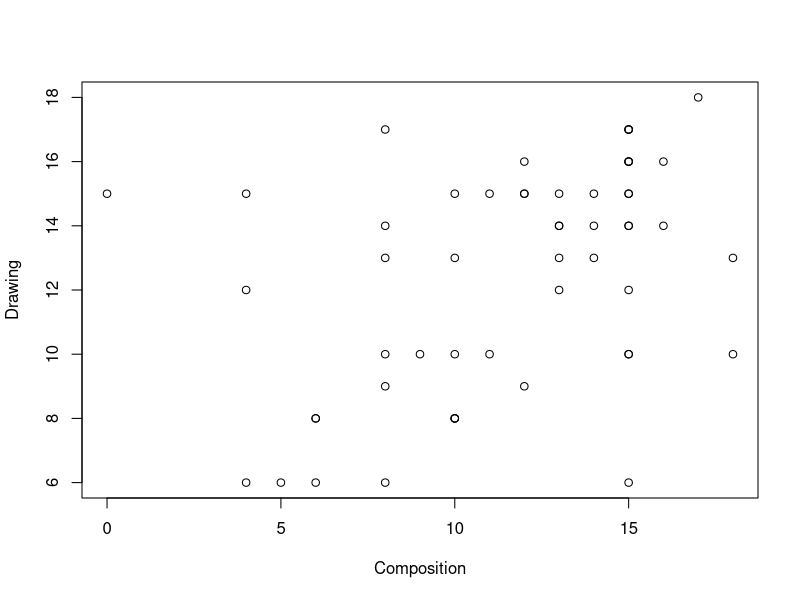
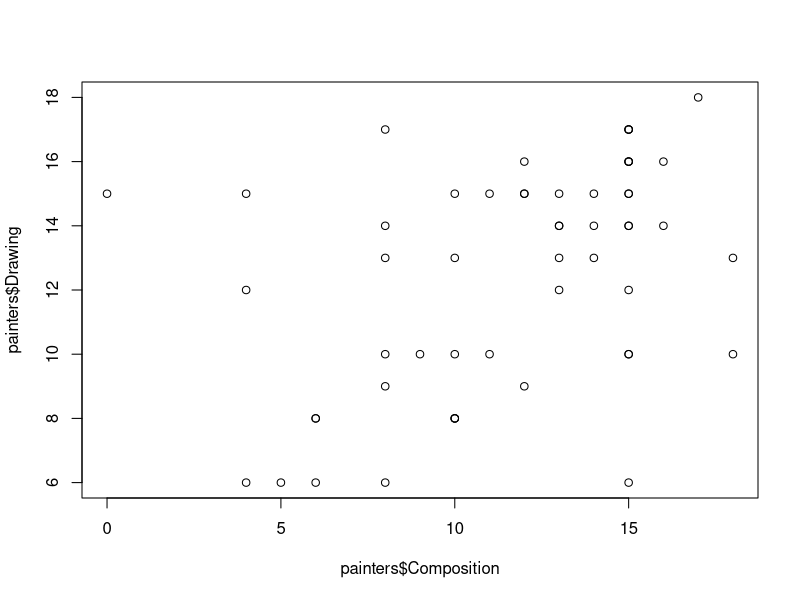

These charts were generated, in order, by the following R code:
## ---- chunk 1
knitr::opts_chunk$set(echo = TRUE)
## ---- chunk 2
#The matrix fills up value by column, 
x<- matrix(1:12, nrow = 4, ncol = 3)
x
y<- matrix(1:12, 4, 3, byrow= TRUE)

z <- matrix(1:12, 3, 4, byrow=TRUE)
z

#To perform a proper matrix multiplication
#t stands for transpose
x %*% t(y)

#submatrices
x[3,]

#The c(1, 3) only extract the 1st & 3rd columns
x[1:3,c(1,3)]

#Labelling the rows and columns of the matrix 
colnames(x) = c("Col1", "Col2", "Col3")

## ---- chunk 3
v = matrix(c(5, 4, 2, 2, 3, 1, 1, 3, 4), 3, 3, byrow=TRUE)
v

det(v) #to show the determinants

inv.v = solve(v) #inverse

eigen(v) #to show eigenvalues and eigenvectors

## ---- chunk 4
set.seed(1234)
x<-seq(1:50)
y<- 3+0.1*x+rnorm(50)
regmod <- lm(y~x)
names(regmod)

#either to use $sign or position [[]]
regmod$coefficients
regmod[[1]]

## ---- chunk 5
library(MASS)
painters

#to access particular variables with $
painters$Expression

#if the data 'painters' is long-winded, can reduce the typing by attaching the data frame 
#When you have finished with a particular data frame -> detach

attach(painters)
Expression
detach(painters)

#Caveat:  attach could be harmful
lm(painters$Composition ~ painters$Drawing)
lm(Composition~Drawing, data = painters)

##Otherwise, to use the function with() to specify the name of the datframe

with(painters, plot(Composition, Drawing))
plot(painters$Composition, painters$Drawing)

